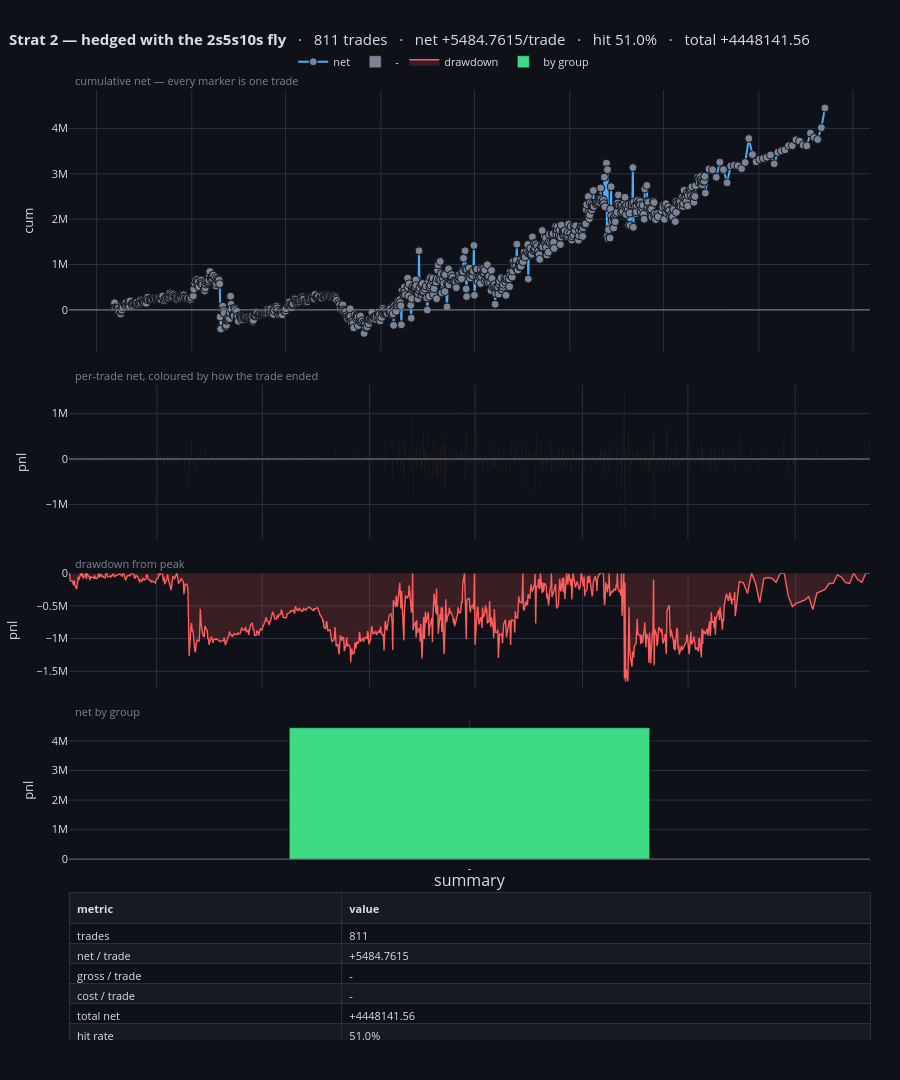

The code cell stored with this chart in its notebook:
### Code cell
fig_dash_h = trade_dashboard(BOOKS["hedged"], title="Strat 2 — hedged with the 2s5s10s fly",
                             span_years=SPAN_YEARS)
fig_dash_h

### Figure 1 — Plotly figure (JSON) as saved in the notebook; plotly's stock layout.template omitted (floating-point values rounded to 4 significant figures; data arrays with more than 128 entries replaced by an {"elided": "..."} marker saying what was removed)
{"data": [{"customdata": {"elided": "811x11 str values"}, "hovertemplate": "<b>%{customdata[0]}</b><br>%{customdata[1]}  ·  %{customdata[2]}  ·  <b>%{customdata[3]}</b><br>signal: %{customdata[4]}   secondary: %{customdata[5]}<br>exit: <b>%{customdata[6]}</b> after %{customdata[7]} <br>gross %{customdata[8]}   <b>net %{customdata[9]}</b><br>cumulative %{customdata[10]}<extra></extra>", "line": {"color": "#4dabf7", "width": 2}, "marker": {"color": {"elided": "811 str values"}, "line": {"color": "#0e1117", "width": 1}, "size": 8}, "mode": "lines+markers", "name": "net", "type": "scatter", "x": {"elided": "811 str values"}, "xaxis": "x", "y": {"elided": "811 float values"}, "yaxis": "y"}, {"customdata": {"elided": "811x11 str values"}, "hovertemplate": "<b>%{customdata[0]}</b><br>%{customdata[1]}  ·  %{customdata[2]}  ·  <b>%{customdata[3]}</b><br>signal: %{customdata[4]}   secondary: %{customdata[5]}<br>exit: <b>%{customdata[6]}</b> after %{customdata[7]} <br>gross %{customdata[8]}   <b>net %{customdata[9]}</b><br>cumulative %{customdata[10]}<extra></extra>", "marker": {"color": "#7b8394"}, "name": "-", "type": "bar", "x": {"elided": "811 str values"}, "xaxis": "x2", "y": {"elided": "811 float values"}, "yaxis": "y2"}, {"fill": "tozeroy", "fillcolor": "rgba(255,92,92,0.18)", "hovertemplate": "drawdown %{y:.3f}<extra></extra>", "line": {"color": "#ff5c5c", "width": 1.4}, "mode": "lines", "name": "drawdown", "type": "scatter", "x": {"elided": "811 str values"}, "xaxis": "x3", "y": {"elided": "811 float values"}, "yaxis": "y3"}, {"customdata": [[811]], "hovertemplate": "<b>%{x}</b><br>%{customdata[0]} trades<br>total %{y:.3f}<extra></extra>", "marker": {"color": ["#3ddc84"]}, "name": "by group", "type": "bar", "x": ["-"], "xaxis": "x4", "y": [4448000.0], "yaxis": "y4"}, {"cells": {"align": "left", "fill": {"color": [["#0e1117", "#161a23", "#0e1117", "#161a23", "#0e1117", "#161a23", "#0e1117", "#161a23", "#0e1117", "#161a23", "#0e1117", "#161a23", "#0e1117", "#161a23", "#0e1117", "#161a23", "#0e1117", "#161a23"]]}, "font": {"color": "#d8dee9", "size": 11}, "height": 20, "line": {"color": "#2a3040"}, "values": [["trades", "net / trade", "gross / trade", "cost / trade", "total net", "hit rate", "avg win / avg loss", "payoff ratio", "Sharpe / trade", "t-statistic", "best / worst trade", "max drawdown", "longest win / loss run", "avg hold", "trades / year", "annualised Sharpe"], ["811", "+5484.7615", "-", "-", "+4448141.56", "51.0%", "+126951.894 / -121183.734", "1.048", "0.0258", "0.73", "+1466164.892 / -1610172.283", "-1661846.07", "7 / 6", "-", "215.6", "0.3787"]]}, "columnwidth": [34, 66], "domain": {"x": [0.0, 1.0], "y": [0.0, 0.1548]}, "header": {"align": "left", "fill": {"color": "#161a23"}, "font": {"color": "#d8dee9", "size": 11}, "line": {"color": "#2a3040"}, "values": ["<b>metric</b>", "<b>value</b>"]}, "type": "table"}], "layout": {"annotations": [{"font": {"color": "#7b8394", "size": 11}, "showarrow": false, "text": "cumulative net — every marker is one trade", "x": 0.005, "xanchor": "left", "xref": "paper", "y": 1.0, "yanchor": "bottom", "yref": "paper"}, {"font": {"color": "#7b8394", "size": 11}, "showarrow": false, "text": "per-trade net, coloured by how the trade ended", "x": 0.005, "xanchor": "left", "xref": "paper", "y": 0.6898, "yanchor": "bottom", "yref": "paper"}, {"font": {"color": "#7b8394", "size": 11}, "showarrow": false, "text": "drawdown from peak", "x": 0.005, "xanchor": "left", "xref": "paper", "y": 0.4914, "yanchor": "bottom", "yref": "paper"}, {"font": {"color": "#7b8394", "size": 11}, "showarrow": false, "text": "net by group", "x": 0.005, "xanchor": "left", "xref": "paper", "y": 0.336, "yanchor": "bottom", "yref": "paper"}, {"font": {"size": 16}, "showarrow": false, "text": "summary", "x": 0.5, "xanchor": "center", "xref": "paper", "y": 0.1548, "yanchor": "bottom", "yref": "paper"}], "bargap": 0.55, "font": {"color": "#d8dee9", "size": 11}, "height": 1080, "hoverdistance": 30, "hoverlabel": {"bgcolor": "#161a23", "bordercolor": "#2a3040", "font": {"color": "#d8dee9", "size": 11}}, "hovermode": "closest", "legend": {"bgcolor": "rgba(0,0,0,0)", "orientation": "h", "x": 0.28, "y": 1.045}, "margin": {"b": 40, "l": 60, "r": 30, "t": 90}, "paper_bgcolor": "#0e1117", "plot_bgcolor": "#0e1117", "shapes": [{"line": {"color": "#7b8394", "width": 1}, "type": "line", "x0": 0, "x1": 1, "xref": "x domain", "y0": 0, "y1": 0, "yref": "y"}, {"line": {"color": "#7b8394", "width": 1}, "type": "line", "x0": 0, "x1": 1, "xref": "x2 domain", "y0": 0, "y1": 0, "yref": "y2"}, {"line": {"color": "#7b8394", "width": 1}, "type": "line", "x0": 0, "x1": 1, "xref": "x4 domain", "y0": 0, "y1": 0, "yref": "y4"}], "title": {"font": {"size": 15}, "text": "<b>Strat 2 — hedged with the 2s5s10s fly</b>   ·   811 trades   ·   net +5484.7615/trade   ·   hit 51.0%   ·   total +4448141.56", "x": 0.01}, "xaxis": {"anchor": "y", "domain": [0.0, 1.0], "gridcolor": "#2a3040", "matches": "x4", "showgrid": true, "showspikes": true, "showticklabels": false, "spikecolor": "#7b8394", "spikedash": "dot", "spikemode": "across", "spikesnap": "cursor", "spikethickness": 1, "zeroline": false}, "xaxis2": {"anchor": "y2", "domain": [0.0, 1.0], "gridcolor": "#2a3040", "matches": "x4", "showgrid": true, "showspikes": true, "showticklabels": false, "spikecolor": "#7b8394", "spikedash": "dot", "spikemode": "across", "spikesnap": "cursor", "spikethickness": 1, "zeroline": false}, "xaxis3": {"anchor": "y3", "domain": [0.0, 1.0], "gridcolor": "#2a3040", "matches": "x4", "showgrid": true, "showspikes": true, "showticklabels": false, "spikecolor": "#7b8394", "spikedash": "dot", "spikemode": "across", "spikesnap": "cursor", "spikethickness": 1, "zeroline": false}, "xaxis4": {"anchor": "y4", "domain": [0.0, 1.0], "gridcolor": "#2a3040", "showgrid": true, "showspikes": true, "spikecolor": "#7b8394", "spikedash": "dot", "spikemode": "across", "spikesnap": "cursor", "spikethickness": 1, "zeroline": false}, "yaxis": {"anchor": "x", "domain": [0.7248, 1.0], "gridcolor": "#2a3040", "showgrid": true, "showspikes": true, "spikecolor": "#7b8394", "spikedash": "dot", "spikemode": "toaxis", "spikesnap": "cursor", "spikethickness": 1, "title": {"text": "cum"}, "zeroline": false}, "yaxis2": {"anchor": "x2", "domain": [0.5264, 0.6898], "gridcolor": "#2a3040", "showgrid": true, "showspikes": true, "spikecolor": "#7b8394", "spikedash": "dot", "spikemode": "toaxis", "spikesnap": "cursor", "spikethickness": 1, "title": {"text": "pnl"}, "zeroline": false}, "yaxis3": {"anchor": "x3", "domain": [0.371, 0.4914], "gridcolor": "#2a3040", "showgrid": true, "showspikes": true, "spikecolor": "#7b8394", "spikedash": "dot", "spikemode": "toaxis", "spikesnap": "cursor", "spikethickness": 1, "title": {"text": "pnl"}, "zeroline": false}, "yaxis4": {"anchor": "x4", "domain": [0.1898, 0.336], "gridcolor": "#2a3040", "showgrid": true, "showspikes": true, "spikecolor": "#7b8394", "spikedash": "dot", "spikemode": "toaxis", "spikesnap": "cursor", "spikethickness": 1, "title": {"text": "pnl"}, "zeroline": false}}}
